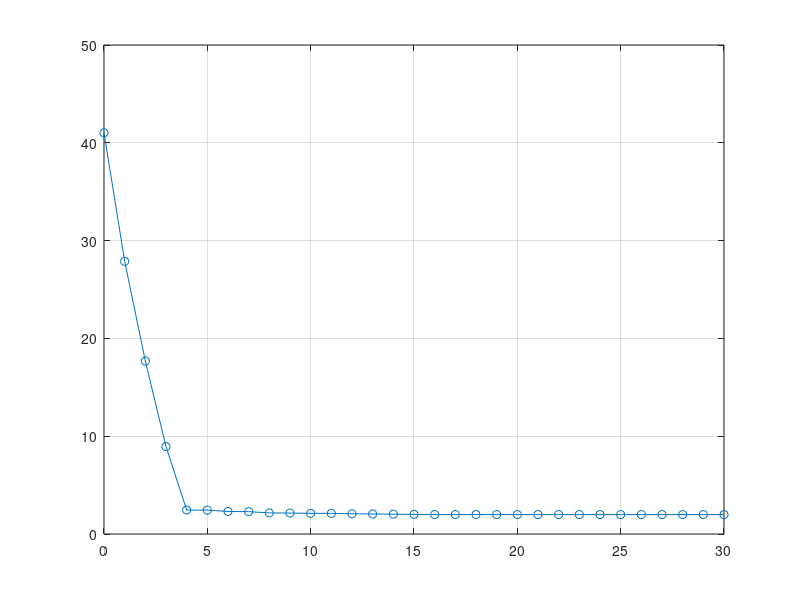

Reproduce this figure in MATLAB. (Note: this script raises an error after producing the figure.)
%%
% URUCON 2021 Plots
%%
clear all
clc
load NLE_profile_descbase_local_D_dy0-03
NLE_prof = [ 41.0291 NLE];
ind = [0:qfull];

figure
plot(ind,NLE_prof,'-o'),grid on
ax = gca;
ax.GridLineStyle = ':';
ax.FontSize = 13;
% ax.Markers = 'o';
% ax.LineStyle = '-';
% ax.LabelFontSizeMultiplier = 1.25;
ylabel('value','Interpreter','latex','FontSize',19)
xlabel('number of additional components ($q_a$)','Interpreter','latex','FontSize',19)

% plot(tout,wm_giw*50,'Color',[0.8 0.8 0.8],'LineStyle','-','LineWidth',2),grid on
% plot(tout,wm_cau*50,'Color',[0 0 0],'LineStyle','-'),grid on
% plot(tout,wm_caw*50,'Color',[0.2 0.2 0.2],'LineStyle','-.')
% plot(tout,wm_fix*50,'Color',[0.4 0.4 0.4],'LineStyle','--')
% plot(tout,wm_var*50,'Color',[0.65 0.65 0.65],'LineStyle','-.')

% ax = gca;
% ax.GridLineStyle = ':';
% xlabel('Time (s)')
% ylabel('Frequency (Hz)')
% legend({'CA u','CA w','Fix','Var'},'FontSize',14,'Orientation','horizontal','Location','Best')

%Save plot
set(gcf, 'Position', [100 100 700 350])
%  saveas(gcf,strcat('NLE_descbase'),'png')
%%
% Simulation compare.

clc
clear all
%%
dy_n = 0.03; % Delta y normalization [p.u.] 
du_n = 500;  % Delta u normalization [p.u.]
dk_n = dy_n/du_n;
%%
clear all
clc
%%%%%%%%%%%%%%%%%%%%%%%%%%%%%%%%%%%%%%%%%%%%%%%
% Simulation 
%%%%%%%%%%%%%%%%%%%%%%%%%%%%%%%%%%%%%%%%%%%%%%
% References of Control structures:
%   (d1): Gvn_d1 = [Gn(1,1) 0 0 0 0 0;
%                   0 Gn(2,2) 0 0 0 0;
%                   0 0 Gn(3,3) 0 0 0;
%                   0 0 0 Gn(4,4) 0 0;
%                   0 0 0 0 Gn(5,5) 0;
%                   0 0 0 0 0 Gn(6,6)];
%   (s): Gvn_s = [Gn(1,1) Gn(1,2) 0 0 0 0;
%                Gn(2,1) Gn(2,2) 0 0 0 0;
%                0 0 Gn(3,3) 0 0 0;
%                0 0 0 Gn(4,4) 0 0;
%                0 0 0 0 Gn(5,5) Gn(5,6);
%                0 0 0 0 Gn(6,5) Gn(6,6)];
%   (f): Full.
%%%%%%%%%%%%%%%%%%%%%%%%%%%%%%%%%%%%%%%%%%%%%
% Scenarios:
% sce1- Regulator. Disturbance rejection. Active power step:
%       0- All Pdg_i = 300 kW --> 100 kW . (Kimc_(...)_esc1-0)
%       i- Pdg_i = 300 kW --> 100 kW, Pdg_(not i) = 300 kW(Kimc_(...)_esc1-i)
% sce2- Servo. SP tracking :
%       0- Vsp for OP Loss minimization in Matpower
%               Vsp =  [0.9879    0.9952    0.9987    0.9841    0.9732    0.9749];
%       10- Vsp for minimization voltage deviation from 1 pu
%               Vsp = [1.0039 1.0141 1.0019 0.9902 0.9858 0.9898]; 
%       1- SP change in v_14: Vsp(1) =0.9622; (no MVs saturation obtained in simulink)
%       2- SP change in v_18: Vsp(2) =0.9645; (no MVs saturation obtained in simulink)

%%%%%%%%%%%%%%%%%%%%%%%%%%%%%%%%%%%%%%%%%%%%%%      
load Kimc_d1_sce2-2
VSimMat_d_d1 = VSimMat_d;
Pdg_d_d1 = Pdg_d/1e3;
Qdg_d_d1 = Qdg_d/1e3;
tout_d_d1 = tout_d;
SP_d_d1 = SP_d;


load Kimc_s_sce2-2
VSimMat_d_s = VSimMat_d;
Pdg_d_s = Pdg_d/1e3;
Qdg_d_s = Qdg_d/1e3;
tout_d_s = tout_d;
SP_d_s = SP_d;

load Kimc_f_sce2-2
VSimMat_d_f = VSimMat_d;
Pdg_d_f = Pdg_d/1e3;
Qdg_d_f = Qdg_d/1e3;
tout_d_f = tout_d;
SP_d_f = SP_d;


Ts = tout_d(2)-tout_d(1);   
n_step = 8/Ts+1;
tt = tout_d(n_step:end)-tout_d(n_step);

% Buses Voltages
v14_d = VSimMat_d_d1(n_step:end,14);
v14_s = VSimMat_d_s(n_step:end,14);
v14_f = VSimMat_d_f(n_step:end,14);

% v9_d = VSimMat_d_d1(n_step:end,9);
% v9_s = VSimMat_d_s(n_step:end,9);
% v9_f = VSimMat_d_f(n_step:end,9);

v18_d = VSimMat_d_d1(n_step:end,18);
v18_s = VSimMat_d_s(n_step:end,18);
v18_f = VSimMat_d_f(n_step:end,18);
v21_d = VSimMat_d_d1(n_step:end,21);
v21_s = VSimMat_d_s(n_step:end,21);
v21_f = VSimMat_d_f(n_step:end,21);
v25_d = VSimMat_d_d1(n_step:end,25);
v25_s = VSimMat_d_s(n_step:end,25);
v25_f = VSimMat_d_f(n_step:end,25);
v30_d = VSimMat_d_d1(n_step:end,30);
v30_s = VSimMat_d_s(n_step:end,30);
v30_f = VSimMat_d_f(n_step:end,30);
v33_d = VSimMat_d_d1(n_step:end,33);
v33_s = VSimMat_d_s(n_step:end,33);
v33_f = VSimMat_d_f(n_step:end,33);

%Manipulated variables
Qdg_1_d = Qdg_d_d1(n_step:end,1);
Qdg_1_s = Qdg_d_s(n_step:end,1);
Qdg_1_f = Qdg_d_f(n_step:end,1);

Qdg_2_d = Qdg_d_d1(n_step:end,2);
Qdg_2_s = Qdg_d_s(n_step:end,2);
Qdg_2_f = Qdg_d_f(n_step:end,2);

Qdg_3_d = Qdg_d_d1(n_step:end,3);
Qdg_3_s = Qdg_d_s(n_step:end,3);
Qdg_3_f = Qdg_d_f(n_step:end,3);

Qdg_4_d = Qdg_d_d1(n_step:end,4);
Qdg_4_s = Qdg_d_s(n_step:end,4);
Qdg_4_f = Qdg_d_f(n_step:end,4);

Qdg_5_d = Qdg_d_d1(n_step:end,5);
Qdg_5_s = Qdg_d_s(n_step:end,5);
Qdg_5_f = Qdg_d_f(n_step:end,5);

Qdg_6_d = Qdg_d_d1(n_step:end,6);
Qdg_6_s = Qdg_d_s(n_step:end,6);
Qdg_6_f = Qdg_d_f(n_step:end,6);



% figure
% set(gcf, 'Position', [0 0 800 1050]);
% subplot(2,3,1),plot(tt,v14_d,tt,v14_s,tt,v14_f),grid on,xlabel('time (s)','Interpreter','latex','FontSize',14),ylabel('v_{14} (pu)'),xlim([5 15])
% legend('$\Gamma_{d}$','$\Gamma_{s}$','$\Gamma_{f}$','Interpreter','latex','FontSize',14) 
% subplot(2,3,2),plot(tt,v18_d,tt,v18_s,tt,v18_f),grid on, xlabel('time (s)','Interpreter','latex','FontSize',14),ylabel('$v_{18}$ (pu)','Interpreter','latex','FontSize',14),xlim([5 15])
% subplot(2,3,3),plot(tt,v21_d,tt,v21_s,tt,v21_f),grid on, xlabel('time (s)','Interpreter','latex','FontSize',14),ylabel('$v_{21}$ (pu)','Interpreter','latex','FontSize',14),xlim([5 15])
% subplot(2,3,4),plot(tt,v25_d,tt,v25_s,tt,v25_f),grid on, xlabel('time (s)','Interpreter','latex','FontSize',14),ylabel('$v_{25}$ (pu)','Interpreter','latex','FontSize',14),xlim([5 15])
% subplot(2,3,5),plot(tt,v30_d,tt,v30_s,tt,v30_f),grid on, xlabel('time (s)','Interpreter','latex','FontSize',14),ylabel('$v_{30}$ (pu)','Interpreter','latex','FontSize',14),xlim([5 15])
% subplot(2,3,6),plot(tt,v33_d,tt,v33_s,tt,v33_f),grid on, xlabel('time (s)','Interpreter','latex','FontSize',14),ylabel('$v_{33}$ (pu)','Interpreter','latex','FontSize',14),xlim([5 15])


figure                                                                                             
set(gcf, 'Position', [900 0 800 1050]);                                                            
subplot(2,3,1),plot(tt,Qdg_1_d,tt,Qdg_1_s,tt,Qdg_1_f),grid on, xlabel('time (s)','Interpreter','latex','FontSize',14),ylabel('$Q_{DG_1}$ (kVAr)','Interpreter','latex','FontSize',14)%,xlim([8 15])     
legend('$\Gamma_{d}$','$\Gamma_{s}$','$\Gamma_{f}$','Interpreter','latex','FontSize',14)                                                   
subplot(2,3,2),plot(tt,Qdg_2_d,tt,Qdg_2_s,tt,Qdg_2_f),grid on, xlabel('time (s)','Interpreter','latex','FontSize',14),ylabel('$Q_{DG_2}$ (kVAr)','Interpreter','latex','FontSize',14)%,xlim([8 15])     
subplot(2,3,3),plot(tt,Qdg_3_d,tt,Qdg_3_s,tt,Qdg_3_f),grid on, xlabel('time (s)','Interpreter','latex','FontSize',14),ylabel('$Q_{DG_3}$ (kVAr)','Interpreter','latex','FontSize',14)%,xlim([8 15])     
subplot(2,3,4),plot(tt,Qdg_4_d,tt,Qdg_4_s,tt,Qdg_4_f),grid on, xlabel('time (s)','Interpreter','latex','FontSize',14),ylabel('$Q_{DG_4}$ (kVAr)','Interpreter','latex','FontSize',14)%,xlim([8 15])     
subplot(2,3,5),plot(tt,Qdg_5_d,tt,Qdg_5_s,tt,Qdg_5_f),grid on, xlabel('time (s)','Interpreter','latex','FontSize',14),ylabel('$Q_{DG_5}$ (kVAr)','Interpreter','latex','FontSize',14)%,xlim([8 15])     
subplot(2,3,6),plot(tt,Qdg_6_d,tt,Qdg_6_s,tt,Qdg_6_f),grid on, xlabel('time (s)','Interpreter','latex','FontSize',14),ylabel('$Q_{DG_6}$ (kVAr)','Interpreter','latex','FontSize',14)%,xlim([8 15])
%xlim([5 15])
%%
clear all
clc
load Kimc_d1_sce1-0
VSimMat_d_d1 = VSimMat_d;
Pdg_d_d1 = Pdg_d/1e3;
Qdg_d_d1 = Qdg_d/1e3;
tout_d_d1 = tout_d;
SP_d_d1 = SP_d;


load Kimc_s_sce1-0
VSimMat_d_s = VSimMat_d;
Pdg_d_s = Pdg_d/1e3;
Qdg_d_s = Qdg_d/1e3;
tout_d_s = tout_d;
SP_d_s = SP_d;

load Kimc_f_sce1-0
VSimMat_d_f = VSimMat_d;
Pdg_d_f = Pdg_d/1e3;
Qdg_d_f = Qdg_d/1e3;
tout_d_f = tout_d;
SP_d_f = SP_d;


Ts = tout_d(2)-tout_d(1);   
n_step = 8/Ts+1;
tt = tout_d(n_step:end)-tout_d(n_step);

% Buses Voltages
v14_d = VSimMat_d_d1(n_step:end,14);
v14_s = VSimMat_d_s(n_step:end,14);
v14_f = VSimMat_d_f(n_step:end,14);

v9_d = VSimMat_d_d1(n_step:end,9);
v9_s = VSimMat_d_s(n_step:end,9);
v9_f = VSimMat_d_f(n_step:end,9);

v18_d = VSimMat_d_d1(n_step:end,18);
v18_s = VSimMat_d_s(n_step:end,18);
v18_f = VSimMat_d_f(n_step:end,18);
v21_d = VSimMat_d_d1(n_step:end,21);
v21_s = VSimMat_d_s(n_step:end,21);
v21_f = VSimMat_d_f(n_step:end,21);
v25_d = VSimMat_d_d1(n_step:end,25);
v25_s = VSimMat_d_s(n_step:end,25);
v25_f = VSimMat_d_f(n_step:end,25);
v30_d = VSimMat_d_d1(n_step:end,30);
v30_s = VSimMat_d_s(n_step:end,30);
v30_f = VSimMat_d_f(n_step:end,30);
v33_d = VSimMat_d_d1(n_step:end,33);
v33_s = VSimMat_d_s(n_step:end,33);
v33_f = VSimMat_d_f(n_step:end,33);

%Manipulated variables
Qdg_1_d = Qdg_d_d1(n_step:end,1);
Qdg_1_s = Qdg_d_s(n_step:end,1);
Qdg_1_f = Qdg_d_f(n_step:end,1);

Qdg_2_d = Qdg_d_d1(n_step:end,2);
Qdg_2_s = Qdg_d_s(n_step:end,2);
Qdg_2_f = Qdg_d_f(n_step:end,2);

Qdg_3_d = Qdg_d_d1(n_step:end,3);
Qdg_3_s = Qdg_d_s(n_step:end,3);
Qdg_3_f = Qdg_d_f(n_step:end,3);

Qdg_4_d = Qdg_d_d1(n_step:end,4);
Qdg_4_s = Qdg_d_s(n_step:end,4);
Qdg_4_f = Qdg_d_f(n_step:end,4);

Qdg_5_d = Qdg_d_d1(n_step:end,5);
Qdg_5_s = Qdg_d_s(n_step:end,5);
Qdg_5_f = Qdg_d_f(n_step:end,5);

Qdg_6_d = Qdg_d_d1(n_step:end,6);
Qdg_6_s = Qdg_d_s(n_step:end,6);
Qdg_6_f = Qdg_d_f(n_step:end,6);



figure
set(gcf, 'Position', [0 0 800 1050]);
subplot(2,3,1),plot(tt,v14_d,tt,v14_s,tt,v14_f),grid on,xlabel('time (s)','Interpreter','latex','FontSize',14),ylabel('$v_{14}$ (pu)','Interpreter','latex','FontSize',14)
legend('$\Gamma_{d}$','$\Gamma_{s}$','$\Gamma_{f}$','Interpreter','latex','FontSize',14) 
subplot(2,3,2),plot(tt,v18_d,tt,v18_s,tt,v18_f),grid on, xlabel('time (s)','Interpreter','latex','FontSize',14),ylabel('$v_{18}$ (pu)','Interpreter','latex','FontSize',14)
subplot(2,3,3),plot(tt,v21_d,tt,v21_s,tt,v21_f),grid on, xlabel('time (s)','Interpreter','latex','FontSize',14),ylabel('$v_{21}$ (pu)','Interpreter','latex','FontSize',14)
subplot(2,3,4),plot(tt,v25_d,tt,v25_s,tt,v25_f),grid on, xlabel('time (s)','Interpreter','latex','FontSize',14),ylabel('$v_{25}$ (pu)','Interpreter','latex','FontSize',14)
subplot(2,3,5),plot(tt,v30_d,tt,v30_s,tt,v30_f),grid on, xlabel('time (s)','Interpreter','latex','FontSize',14),ylabel('$v_{30}$ (pu)','Interpreter','latex','FontSize',14)
subplot(2,3,6),plot(tt,v33_d,tt,v33_s,tt,v33_f),grid on, xlabel('time (s)','Interpreter','latex','FontSize',14),ylabel('$v_{33}$ (pu)','Interpreter','latex','FontSize',14)


figure                                                                                             
set(gcf, 'Position', [900 0 800 1050]);                                                            
subplot(2,3,1),plot(tt,Qdg_1_d,tt,Qdg_1_s,tt,Qdg_1_f),grid on, xlabel('time (s)','Interpreter','latex','FontSize',14),ylabel('$Q_{DG_1}$ (kVAr)','Interpreter','latex','FontSize',14)
legend('$\Gamma_{d}$','$\Gamma_{s}$','$\Gamma_{f}$','Interpreter','latex','FontSize',14)                                                   
subplot(2,3,2),plot(tt,Qdg_2_d,tt,Qdg_2_s,tt,Qdg_2_f),grid on, xlabel('time (s)','Interpreter','latex','FontSize',14),ylabel('$Q_{DG_2}$ (kVAr)','Interpreter','latex','FontSize',14)
subplot(2,3,3),plot(tt,Qdg_3_d,tt,Qdg_3_s,tt,Qdg_3_f),grid on, xlabel('time (s)','Interpreter','latex','FontSize',14),ylabel('$Q_{DG_3}$ (kVAr)','Interpreter','latex','FontSize',14)  
subplot(2,3,4),plot(tt,Qdg_4_d,tt,Qdg_4_s,tt,Qdg_4_f),grid on, xlabel('time (s)','Interpreter','latex','FontSize',14),ylabel('$Q_{DG_4}$ (kVAr)','Interpreter','latex','FontSize',14)     
subplot(2,3,5),plot(tt,Qdg_5_d,tt,Qdg_5_s,tt,Qdg_5_f),grid on, xlabel('time (s)','Interpreter','latex','FontSize',14),ylabel('$Q_{DG_5}$ (kVAr)','Interpreter','latex','FontSize',14) 
subplot(2,3,6),plot(tt,Qdg_6_d,tt,Qdg_6_s,tt,Qdg_6_f),grid on, xlabel('time (s)','Interpreter','latex','FontSize',14),ylabel('$Q_{DG_6}$ (kVAr)','Interpreter','latex','FontSize',14)
